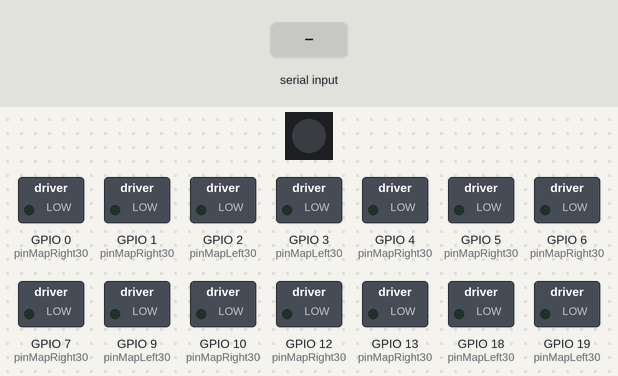
The sketch below on a simulated ESP32. Shown: 1 RGB LEDs in strip order, left to right, switched loads named in the sketch (green lamp = pin HIGH). Dashed ring = blinking. Inputs (shaded band) come from the test bench. A WiFi scan finds three made-up networks; what the sketch prints to the serial monitor is not drawn.

Above: at 1.8 s.
1.9 s: "30\n" received over Serial
3.4 s: "5\n" received over Serial
At 7.65 s:
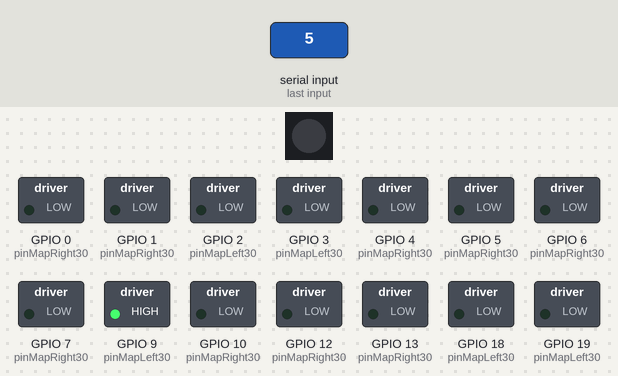
At 12.65 s:
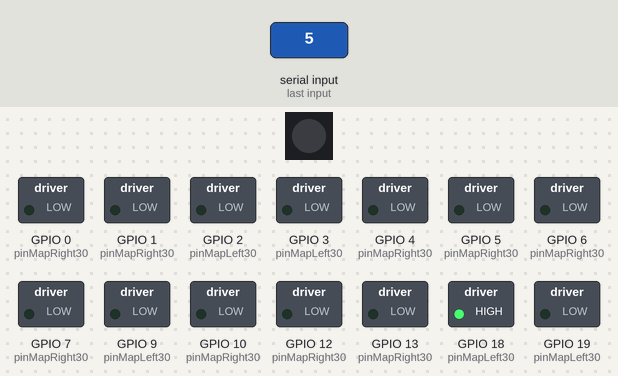
Timing chart, 0 to 19.5 s (numbered marks = the images above; inputs shaded):
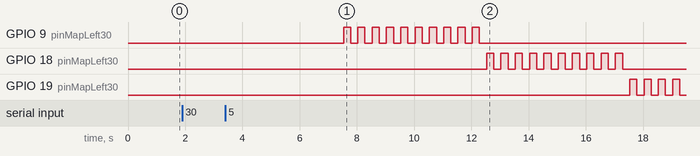

Measured:
- after the input at 3.4 s, GPIO 9 (pinMapLeft30): alternates HIGH for 0.25 s and LOW for 0.25 s, 20 changes in all, then stays LOW, starting after 4.1 s; GPIO 18 (pinMapLeft30): alternates HIGH for 0.25 s and LOW for 0.25 s, 20 changes in all, then stays LOW, starting after 9.1 s

The sketch:

ESP32C6_TEST.ino
```cpp
// ESP32C6_TEST.ino = Test voor controller (ESP32-C6)

#include <Adafruit_NeoPixel.h>
#include <WiFi.h>
#include <esp_system.h>
#include <esp_chip_info.h>

#define NEOPIXEL_PIN 8
#define NEO_NUM 1

Adafruit_NeoPixel pixels(NEO_NUM, NEOPIXEL_PIN, NEO_GRB + NEO_KHZ800);

bool is30Pin = false;
int testDuration = 10;

// 30-pin versie
int positionsLeft30[] = {3, 4, 5, 6, 7, 8, 9, 10, 11, 12, 13, 14};
int pinMapLeft30[] = {9, 18, 19, 20, 21, 22, 23, 15, 17, 16, 3, 2};
int leftLength30 = 12;

int positionsRight30[] = {2, 3, 4, 5, 6, 7, 8, 9, 10, 11, 12};
int pinMapRight30[] = {13, 12, 11, 10, 8, 1, 0, 7, 6, 5, 4};
int rightLength30 = 11;

// 32-pin versie
int positionsLeft32[] = {2, 3, 5, 6, 7, 8, 9, 10, 11, 12, 13, 14};
int pinMapLeft32[] = {12, 13, 9, 18, 19, 20, 21, 22, 23, 15, 17, 16};
int leftLength32 = 12;

int positionsRight32[] = {2, 3, 4, 5, 6, 7, 8, 9, 10, 11, 12};
int pinMapRight32[] = {3, 2, 11, 10, 8, 1, 0, 7, 6, 5, 4};
int rightLength32 = 11;

int* currentPositionsLeft;
int* currentPinMapLeft;
int currentLeftLength;

int* currentPositionsRight;
int* currentPinMapRight;
int currentRightLength;

void setup() {
  Serial.begin(115200);
  delay(1000);
  Serial.println("\n=== ESP32-C6 Volledige Test – Freenove Board ===");

  // Board keuze
  Serial.println("Typ '30' of '32' voor board versie:");
  while (true) {
    if (Serial.available()) {
      String input = Serial.readStringUntil('\n');
      input.trim();
      if (input == "30" || input == "32") {
        is30Pin = (input == "30");
        Serial.println(is30Pin ? "30-pin gekozen" : "32-pin gekozen");
        break;
      }
    }
  }

  // Mapping
  if (is30Pin) {
    currentPositionsLeft = positionsLeft30;
    currentPinMapLeft = pinMapLeft30;
    currentLeftLength = leftLength30;
    currentPositionsRight = positionsRight30;
    currentPinMapRight = pinMapRight30;
    currentRightLength = rightLength30;
  } else {
    currentPositionsLeft = positionsLeft32;
    currentPinMapLeft = pinMapLeft32;
    currentLeftLength = leftLength32;
    currentPositionsRight = positionsRight32;
    currentPinMapRight = pinMapRight32;
    currentRightLength = rightLength32;
  }

  pixels.begin();
  pixels.clear();

  // Testduur
  Serial.println("\nTyp aantal seconden per pin (1-20):");
  while (true) {
    if (Serial.available()) {
      String dur = Serial.readStringUntil('\n');
      dur.trim();
      int d = dur.toInt();
      if (d >= 1 && d <= 20) {
        testDuration = d;
        Serial.print("Elke pin knippert ");
        Serial.print(testDuration);
        Serial.println(" seconden");
        break;
      }
    }
  }

  delay(2000);

  // === Extra tests vóór pin-test ===

  // 1. WiFi scan
  Serial.println("\n--- WiFi scan ---");
  WiFi.mode(WIFI_STA);
  WiFi.disconnect();
  delay(100);
  int n = WiFi.scanNetworks();
  if (n == 0) {
    Serial.println("Geen WiFi netwerken gevonden");
  } else {
    Serial.print(n);
    Serial.println(" netwerken gevonden:");
    for (int i = 0; i < n; ++i) {
      Serial.print("  ");
      Serial.print(WiFi.SSID(i));
      Serial.print(" (RSSI: ");
      Serial.print(WiFi.RSSI(i));
      Serial.println(" dBm)");
    }
  }

  // 2. Flash info
  Serial.println("\n--- Flash info ---");
  Serial.print("Flash grootte: ");
  Serial.print(ESP.getFlashChipSize() / 1024);
  Serial.println(" KB");
  Serial.print("Vrije sketch space: ");
  Serial.print(ESP.getFreeSketchSpace() / 1024);
  Serial.println(" KB");

  // 3. Chip info
  Serial.println("\n--- Chip info ---");
  esp_chip_info_t chip_info;
  esp_chip_info(&chip_info);
  Serial.print("Chip model: ESP32-C6 (revision ");
  Serial.print(chip_info.revision);
  Serial.println(")");
  Serial.print("CPU frequentie: ");
  Serial.print(ESP.getCpuFreqMHz());
  Serial.println(" MHz");
  Serial.print("MAC address: ");
  Serial.println(WiFi.macAddress());

  // 4. Heap voor test
  Serial.println("\n--- Heap geheugen ---");
  Serial.print("Free heap vóór pin-test: ");
  Serial.print(ESP.getFreeHeap());
  Serial.println(" bytes");

  // Alle pins LOW zetten
  Serial.println("\nAlle pins op LOW zetten...");
  for (int i = 0; i < currentLeftLength; i++) {
    int gpio = currentPinMapLeft[i];
    pinMode(gpio, OUTPUT);
    digitalWrite(gpio, LOW);
  }
  for (int i = 0; i < currentRightLength; i++) {
    int gpio = currentPinMapRight[i];
    pinMode(gpio, OUTPUT);
    digitalWrite(gpio, LOW);
  }

  // Pin-test
  Serial.println("\n--- Linker rij ---");
  for (int i = 0; i < currentLeftLength; i++) {
    testPin(currentPositionsLeft[i], "Linker rij L", currentPinMapLeft[i]);
  }

  Serial.println("\n--- Rechter rij ---");
  for (int i = 0; i < currentRightLength; i++) {
    testPin(currentPositionsRight[i], "Rechter rij R", currentPinMapRight[i]);
  }

  // Heap na test
  Serial.print("\nFree heap ná pin-test: ");
  Serial.print(ESP.getFreeHeap());
  Serial.println(" bytes");

  // Eindberichten VÓÓR regenboog
  Serial.println("\nEinde van de test");
  Serial.println("Regenboog op NeoPixel volgt nu...");
  Serial.flush();  // Zorgt dat deze tekst zeker verschijnt

  // Regenboog (kort)
  for (int j = 0; j < 128; j++) {
    pixels.setPixelColor(0, Wheel(j & 255));
    pixels.show();
    delay(20);
  }
  pixels.clear();
  pixels.show();

  // Alle pins vrijgeven
  for (int i = 0; i < currentLeftLength; i++) pinMode(currentPinMapLeft[i], INPUT);
  for (int i = 0; i < currentRightLength; i++) pinMode(currentPinMapRight[i], INPUT);

  Serial.println("\nBoard in veilige staat – klaar!");
  Serial.flush();
}

void testPin(int position, const char* side, int gpio) {
  Serial.print(side);
  Serial.print(position);
  Serial.print(" = IO");
  Serial.println(gpio);

  pinMode(gpio, OUTPUT);

  unsigned long start = millis();
  while (millis() - start < (unsigned long)testDuration * 1000) {
    digitalWrite(gpio, HIGH);
    delay(250);
    digitalWrite(gpio, LOW);
    delay(250);
  }

  digitalWrite(gpio, LOW);
}

void loop() {
  // Niets
}

uint32_t Wheel(byte WheelPos) {
  WheelPos = 255 - WheelPos;
  if (WheelPos < 85) return pixels.Color(255 - WheelPos * 3, 0, WheelPos * 3);
  if (WheelPos < 170) {
    WheelPos -= 85;
    return pixels.Color(0, WheelPos * 3, 255 - WheelPos * 3);
  }
  WheelPos -= 170;
  return pixels.Color(WheelPos * 3, 255 - WheelPos * 3, 0);
}
```
